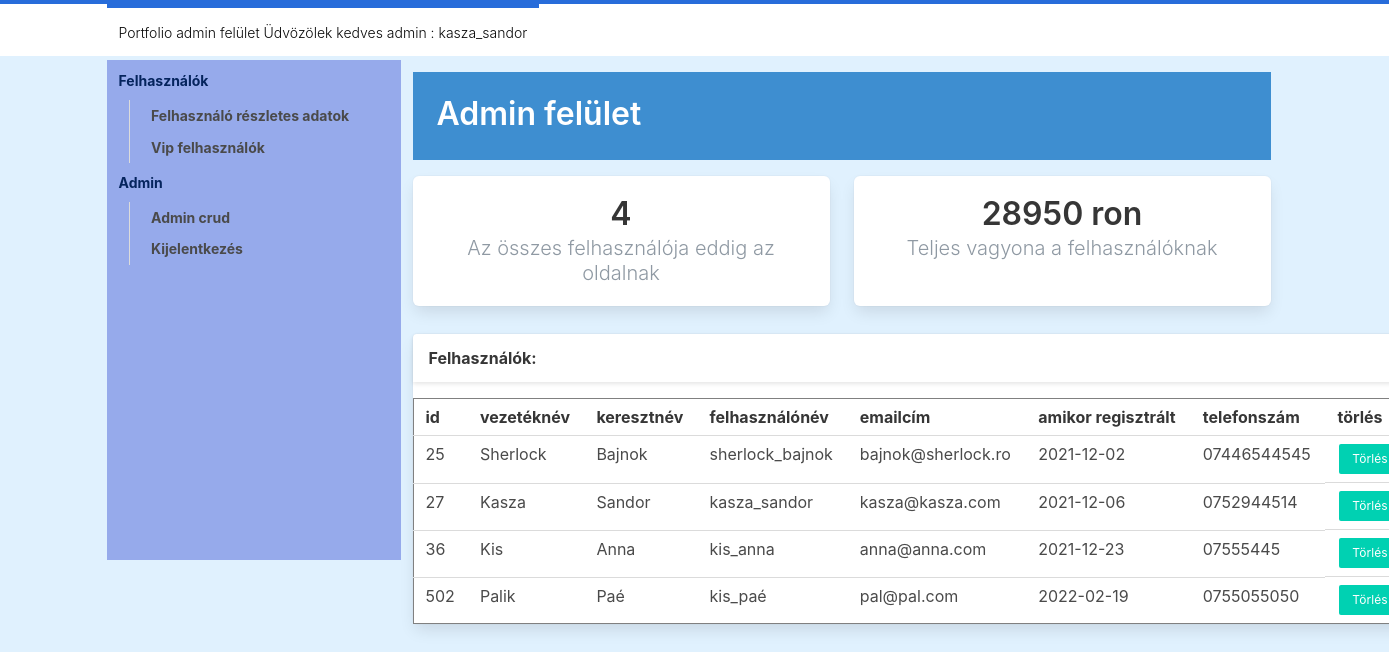
/b_admin/adminfoldal/admin.php (signed in), run on the app's committed database.
### tables this page shows
CREATE TABLE `users` (
  `id` int(11) NOT NULL,
  `firs_name` varchar(25) NOT NULL,
  `last_name` varchar(25) NOT NULL,
  `username` varchar(50) NOT NULL,
  `email` varchar(100) NOT NULL,
  `password` varchar(255) NOT NULL,
  `signup_date` date NOT NULL,
  `profile_pic` varchar(255) NOT NULL,
  `phone_number` varchar(15) NOT NULL
);

### b_admin/adminfoldal/admin.php (the view, shortened to what this page needs)
<?php
require_once "../connect.php";
?>
<html>
<head>
    <link rel="stylesheet" type="text/css" href="admin.css">
    <link rel="stylesheet" href="/css/bulma.min.css">
</head>
<body>
<nav class="navbar is-white">
    <div class="container">
        <div class="navbar-brand">
            <a class="navbar-item brand-text">
                Portfolio admin felület <?php
                if ($_SESSION['username'] == 'ksandor') {
                    echo "<div style='color: #FF416C'>";
                    echo "   Az egyetlen superadmin " . $_SESSION['username'];
                    echo "</div>";
                } else {
                    echo "   Üdvözölek kedves admin :  " . $_SESSION['username'];
                }
                ?>
            </a>
        </div>
    </div>
</nav>
<div class="container">
    <div class="columns">
        <div class="column is-3 " id="cl3">
            <aside class="menu is-hidden-mobile">
                <ul class="menu-list">
                    <li>
                        <p>Felhasználók</p>
                        <ul>
                            <li><a href="admin.php">Felhasználó részletes adatok</a></li>
                            <li><a>Vip felhasználók</a></li>
                        </ul>
                    </li>
                    <li>
                        <p>Admin</p>
                        <ul>
                            <li><a href="crudadmin/beszurasadmin.php">Admin crud</a></li>
                            <li><a href="../adminfoldal/destroyadmin.php">Kijelentkezés</a></li>
                        </ul>
                    </li>
                </ul>
            </aside>
        </div>
        <div class="column is-9" id="9clc">
            <section class="hero is-info welcome is-small">
                <div class="hero-body">
                    <div class="container">
                        <h1 class="title">
                            Admin felület
                        </h1>
                    </div>
                </div>
            </section>
            <section class="info-tiles">
                <div class="tile is-ancestor has-text-centered">
                    <div class="tile is-parent">
                        <article class="tile is-child box">
                            <p class="title">
                                <?php
                                $sql = "SELECT count(username) as total from users";
                                $result = mysqli_query($con, $sql);
                                $data = mysqli_fetch_assoc($result);
                                echo $data['total'];
                                ?>
                            </p>
                            <p class="subtitle">Az összes felhasználója eddig az oldalnak</p>
                        </article>
                    </div>
                    <div class="tile is-parent">
                        <article class="tile is-child box">
                            <p class="title">
                                <?php
                                $sql = "SELECT (SELECT SUM(salary) FROM workplace) + (SELECT SUM(totalhprice) FROM house) -  (SELECT SUM(broker+tax+hrenovation) FROM expense)AS sum;";
                                $result = mysqli_query($con, $sql);
                                $data = mysqli_fetch_assoc($result);
                                echo $data['sum'];
                                ?>
                                ron
                            </p>
                            <p class="subtitle">Teljes vagyona a felhasználóknak</p>
                        </article>
                    </div>
                </div>
            </section>
            <div class="columns">
                <div class="column is-6" id="userlista">
                    <div class="card events-card">
                        <header class="card-header">
                            <p class="card-header-title">
                                Felhasználók:
                            </p>
                            <a href="#" class="card-header-icon" aria-label="more options">
                  <span class="icon">
                  </span>
                            </a>
                        </header>
                        <div class="card-table">
                            <div class="content">
                                <table class="table is-fullwidth is-striped">
                                    <tbody>
                                    <?php
                                    $sql = "SELECT * FROM users";
                                    $result = $con->query($sql);
                                    if ($result->num_rows > 0) {
                                        echo "<table border=1>";
                                        echo "<tr>";
                                        echo "<th> id </th>";
                                        echo "<th> vezetéknév </th>";
                                        echo "<th> keresztnév </th>";
                                        echo "<th> felhasználónév </th>";
                                        echo "<th> emailcím </th>";
                                        echo "<th> amikor regisztrált </th>";
                                        echo "<th> telefonszám </th>";
                                        echo "<th> törlés </th>";
                                        echo "</tr>";
                                        while ($row = $result->fetch_assoc()) {
                                            echo "<tr>";
                                            echo "<td>" . $row["id"] . "</td>";
                                            echo "<td>" . $row["firs_name"] . "</td>";
                                            echo "<td>" . $row["last_name"] . "</td>";
                                            echo "<td>" . $row["username"] . "</td>";
                                            echo "<td>" . $row["email"] . "</td>";
                                            echo "<td>" . $row["signup_date"] . "</td>";
                                            echo "<td>" . $row["phone_number"] . "</td>";
                                            echo "<td class='level-right' ><a class='button is-small is-primary' href=\"admin.php?id=" . $row["id"] . "\">Törlés</a></td>";
                                            echo "</tr>";
                                        }
                                        echo "</table>";
                                    } else {
                                        echo "0 results";
                                    }
                                    ?>
                                    </tbody>
                                </table>
                            </div>
                        </div>
                    </div>
                </div>
            </div>
        </div>
    </div>
</div>
</body>
</html>

### b_admin/adminfoldal/admin.css (style rules this page uses)
html, body { font-family: -apple-system, BlinkMacSystemFont, "Segoe UI", Roboto, Oxygen-Sans, Ubuntu, Cantarell, "Helvetica Neue", sans-serif; font-size: 16px; line-height: 1.5; background: rgba(150, 206, 250, 0.29); }
nav.navbar { border-top: 4px solid #276cda; margin-bottom: 1rem; }
.navbar-item.brand-text { font-weight: 300; border-top: 4px solid #276cda; }
.navbar-item, .navbar-link { font-size: 14px; font-weight: 700; }
#cl3 { background-color: rgba(48, 73, 208, 0.42); height: 500px; }
#userlista { width: 1025px; }
.menu-list { color: #05245d; font-size: 14px; font-weight: 700; }
.menu-list a { color: #0F1D38; font-size: 14px; font-weight: 700; }
.card { box-shadow: 0px 2px 4px rgba(0, 0, 0, 0.18); margin-bottom: 2rem; }
.card-header-title { color: #8F99A3; font-weight: 400; }
.info-tiles { margin: 1rem 0; }
.info-tiles .subtitle { font-weight: 300; color: #8F99A3; }
.hero.welcome .title, .hero.welcome .subtitle { color: hsl(120, 25%, 13%); }

### data on the page
users: id "25", firs_name "Sherlock", last_name "Bajnok", username "sherlock_bajnok", email "bajnok@sherlock.ro", signup_date "2021-12-02", phone_number "07446544545"
users: id "27", firs_name "Kasza", last_name "Sandor", username "kasza_sandor", email "kasza@kasza.com", signup_date "2021-12-06", phone_number "0752944514"
users: id "36", firs_name "Kis", last_name "Anna", username "kis_anna", email "anna@anna.com", signup_date "2021-12-23", phone_number "07555445"
users: id "502", firs_name "Palik", last_name "Paé", username "kis_paé", email "pal@pal.com", signup_date "2022-02-19", phone_number "0755055050"

### other printed values
$_SESSION['username'] "kasza_sandor"
$data['total'] "4"
$data['sum'] "28950"
